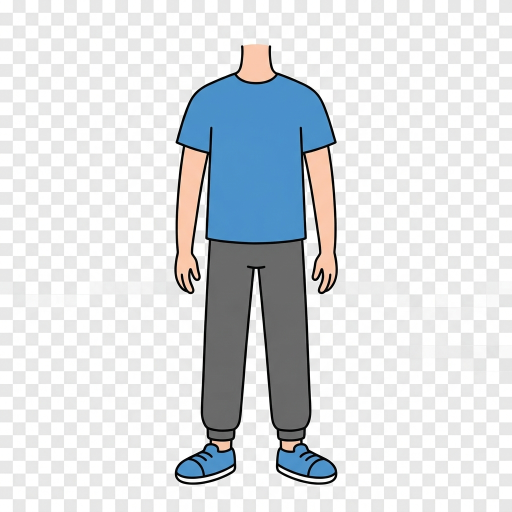
#> input picture assets/meme/body_default.png, 1024 x 1024 px (shown at 1/2 size)
$ python dynamic_stickman.py
#> lines starting #> are read from the running program, lines starting #| are printed output that depends on the picture
import os
import math
import random
import numpy as np
from PIL import Image, ImageDraw, ImageFilter

class DynamicStickman:
    def __init__(self, width=1080, height=1920):
        self.width = width
        self.height = height
        self.assets_dir = "assets/meme"
        # Mặc định thân và đầu
        self.default_body = "assets/meme/body_default.png"
        self.meme_heads = {
            "neutral": "assets/meme/wojak.png",
            "happy": "assets/meme/pepe.png",
            "funny": "assets/meme/doge.png",
            "angry": "assets/meme/wojak_angry.png"
        }

    def render_pose(self, pose_params, face_path=None, bg_color=(255, 255, 255), offset_x=0, offset_y=0, scale=1.0, t=0, emotion="neutral"):
        """
        Meme Puppet v2: Render tách lớp Đầu và Thân để tạo chuyển động linh hoạt.
        """
#> called with bg_color = (255, 255, 255), offset_x = 0, offset_y = 0, scale = 1, t = 1, emotion = 'neutral'
        final_img = Image.new("RGB", (self.width, self.height), bg_color)
#> final_img: PIL image 1080x1920 RGB; every value is 255

        # 1. Hiệu ứng Camera Shake
        shake = pose_params.get("shake", 0)
        cx = offset_x + random.randint(-shake, shake) if shake > 0 else offset_x
        cy = offset_y + random.randint(-shake, shake) if shake > 0 else offset_y

        # 2. Render THÂN (Body)
        # Giả lập thân nhún nhảy nhẹ theo nhịp
        body_y_bob = math.sin(t * 5) * 15 * pose_params.get("movement", 1)
        body_scale = scale * (1.0 + math.sin(t * 2) * 0.02)

        # (Ở đây ta dùng thân mặc định hoặc vẽ thân đơn giản nếu chưa có ảnh thân)
        body_path = self.default_body
        if os.path.exists(body_path):
            body = Image.open(body_path).convert("RGBA")
            bw = int(700 * body_scale)
            bh = int(bw * (body.height / body.width))
#> bh = 712
            body = body.resize((bw, bh), Image.Resampling.LANCZOS)
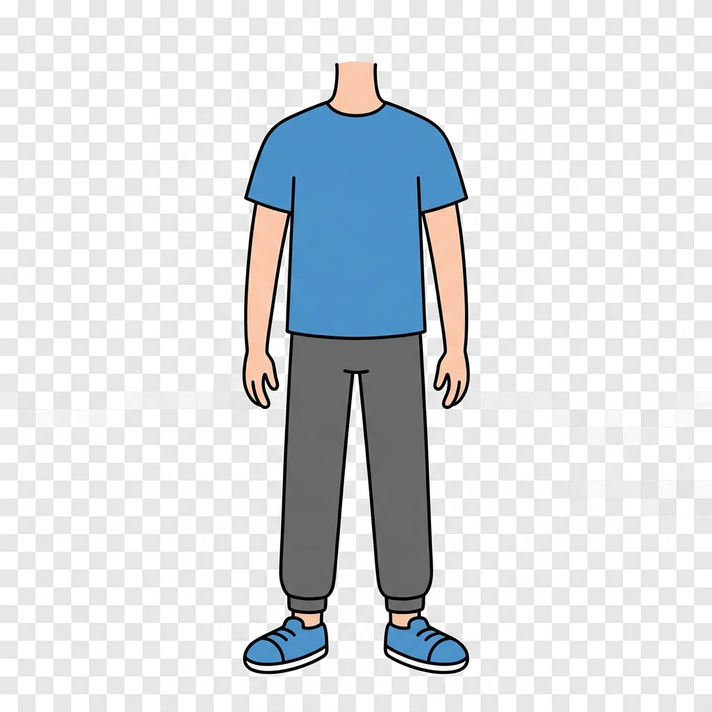
#> body: PIL image 712x712 RGBA; mean R, G, B, A 216.5, 220.7, 224.1, 255
            final_img.paste(body, (int((self.width-bw)//2 + cx), int(self.height*0.5 + body_y_bob + cy)), body)
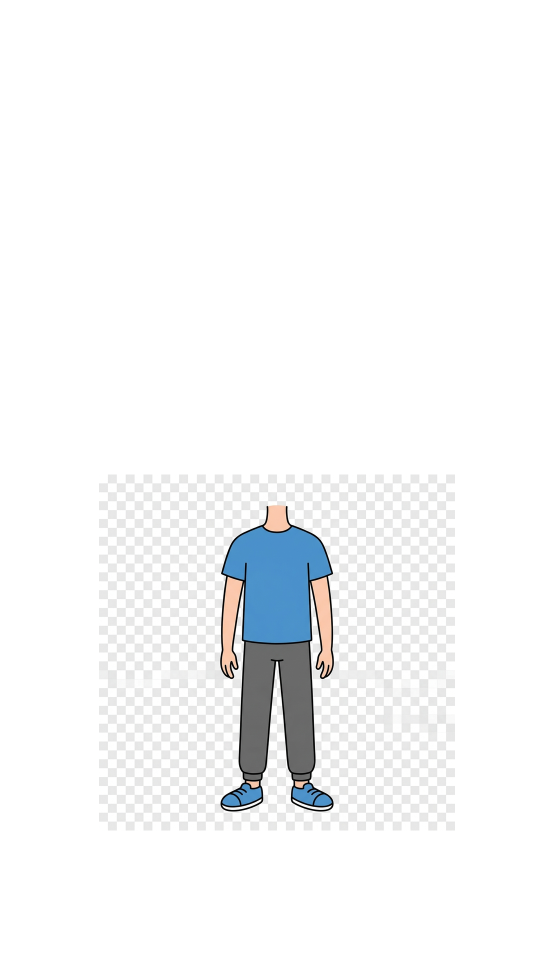
#> final_img: PIL image 1080x1920 RGB (shown at 1/2 size); mean R, G, B 245.6, 246.6, 247.4
        else:
            # Vẽ thân Stickman cao cấp hơn nếu thiếu ảnh
            draw = ImageDraw.Draw(final_img)
            neck = (self.width//2 + cx, self.height//2 + body_y_bob + cy)
            hip = (self.width//2 + cx, self.height//2 + 400*body_scale + body_y_bob + cy)
            draw.line([neck, hip], fill=(0,0,0), width=int(20*body_scale))

        # 3. Render ĐẦU (Head) - Tách biệt và "Nhấp nhô" theo giọng nói
        head_path = face_path if face_path and os.path.exists(face_path) else self.meme_heads.get(emotion, self.meme_heads["neutral"])

        if os.path.exists(head_path):
            head = Image.open(head_path).convert("RGBA")
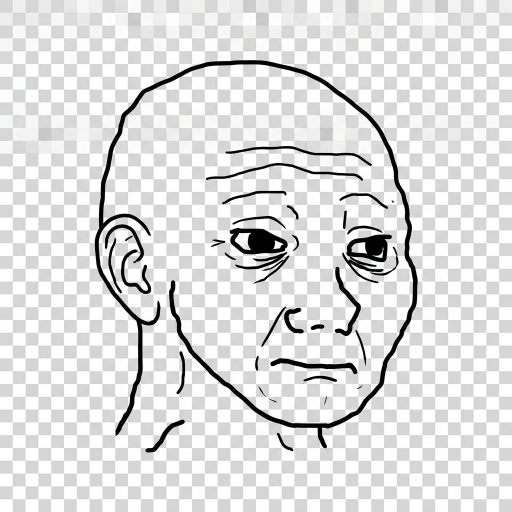
#> input picture assets/meme/wojak.png, 1024 x 1024 px (shown at 1/2 size)

            # Hiệu ứng nhấp nhô đầu (Bobbing) - Mạnh hơn thân để tạo cảm giác đang nói
            head_bob = math.sin(t * 12) * 25 * pose_params.get("speaking", 1)
            # Hiệu ứng phóng to thu nhỏ đầu khi nhấn mạnh (Pulsing)
            head_pulse = 1.0 + abs(math.sin(t * 15)) * 0.1 * pose_params.get("speaking", 1)

            hw = int(550 * scale * head_pulse)
            hh = int(hw * (head.height / head.width))
#> hh = 639
            head = head.resize((hw, hh), Image.Resampling.LANCZOS)
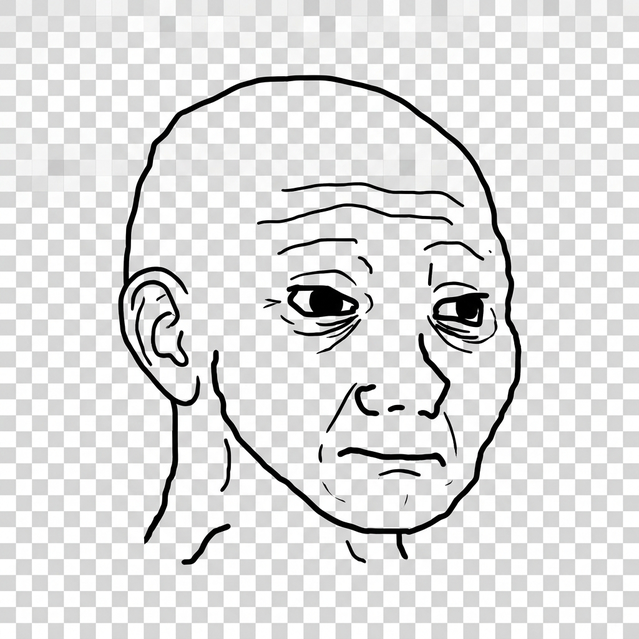
#> head: PIL image 639x639 RGBA; mean R, G, B, A 222.4, 222.5, 222.3, 255

            # Xoay đầu theo nhịp hài hước
            head_tilt = math.sin(t * 8) * 10 * pose_params.get("movement", 1)
            head = head.rotate(head_tilt, expand=True, resample=Image.Resampling.BICUBIC)
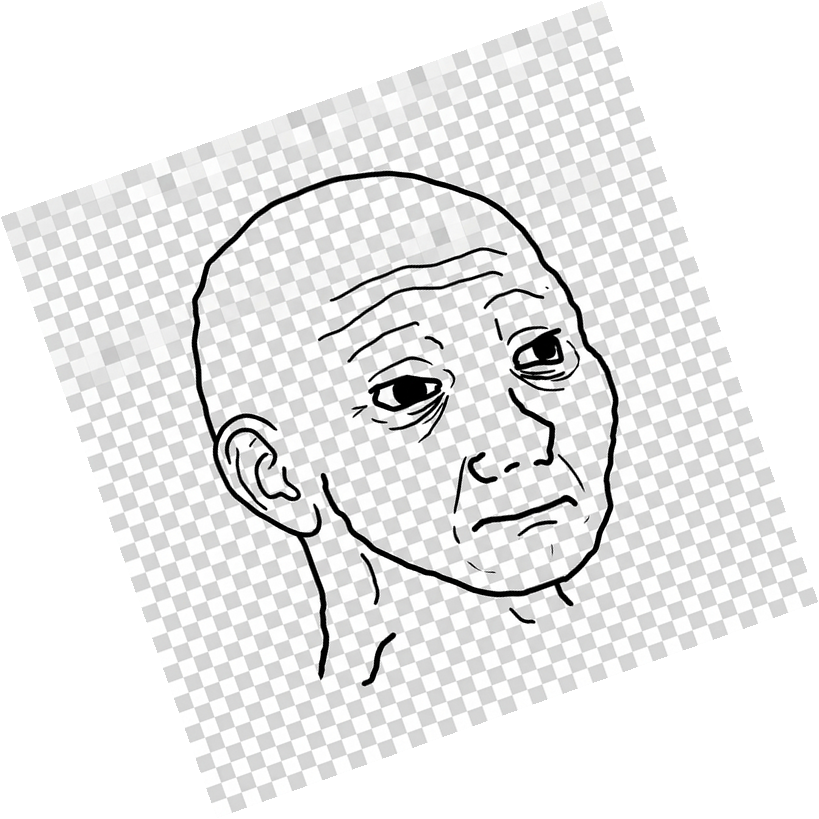
#> head: PIL image 819x819 RGBA; mean R, G, B, A 135.1, 135.2, 135.1, 155.2; transparent parts drawn white

            # Vị trí dán đầu (luôn nằm trên thân)
            hx = (self.width - head.width) // 2 + int(cx)
#> hx = 144
            hy = (self.height // 2) - head.height + int(head_bob + cy) + 100
#> hy = 226

            final_img.paste(head, (int(hx), int(hy)), head)
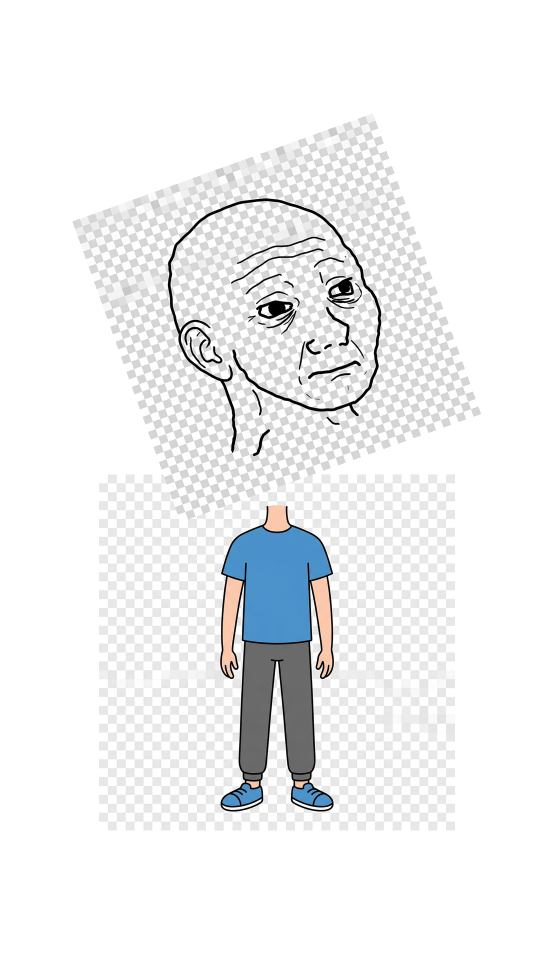
#> final_img: PIL image 1080x1920 RGB (shown at 1/2 size); mean R, G, B 239.2, 240.2, 241

        # 4. Hiệu ứng Overlay (Flash/Speed lines)
        if pose_params.get("speed_lines", False):
            self._draw_speed_lines(final_img, t)

        return np.array(final_img)

    def _draw_speed_lines(self, img, t):
        draw = ImageDraw.Draw(img)
        for _ in range(15):
            x = random.randint(0, self.width)
            y1 = random.randint(0, self.height)
            length = random.randint(200, 500)
            draw.line([(x, y1), (x, y1 + length)], fill=(0,0,0, 100), width=2)

    def get_preset_pose(self, name, t=0):
        if name == "idle":
            return {"shake": 0, "movement": 0.5, "speaking": 0.3, "speed_lines": False}
        elif name == "shout":
            return {"shake": 35, "movement": 2.0, "speaking": 2.5, "speed_lines": True}
        elif name == "run":
            return {"shake": 15, "movement": 3.0, "speaking": 0.5, "speed_lines": True}
        elif name == "thinking":
            return {"shake": 2, "movement": 0.2, "speaking": 0.8, "speed_lines": False}
        return self.get_preset_pose("idle")

if __name__ == "__main__":
    engine = DynamicStickman()
    os.makedirs("assets/meme", exist_ok=True)
    frame = engine.render_pose(engine.get_preset_pose("shout", t=1.0), t=1.0)
    Image.fromarray(frame).save("test_puppet_v2.jpg")
